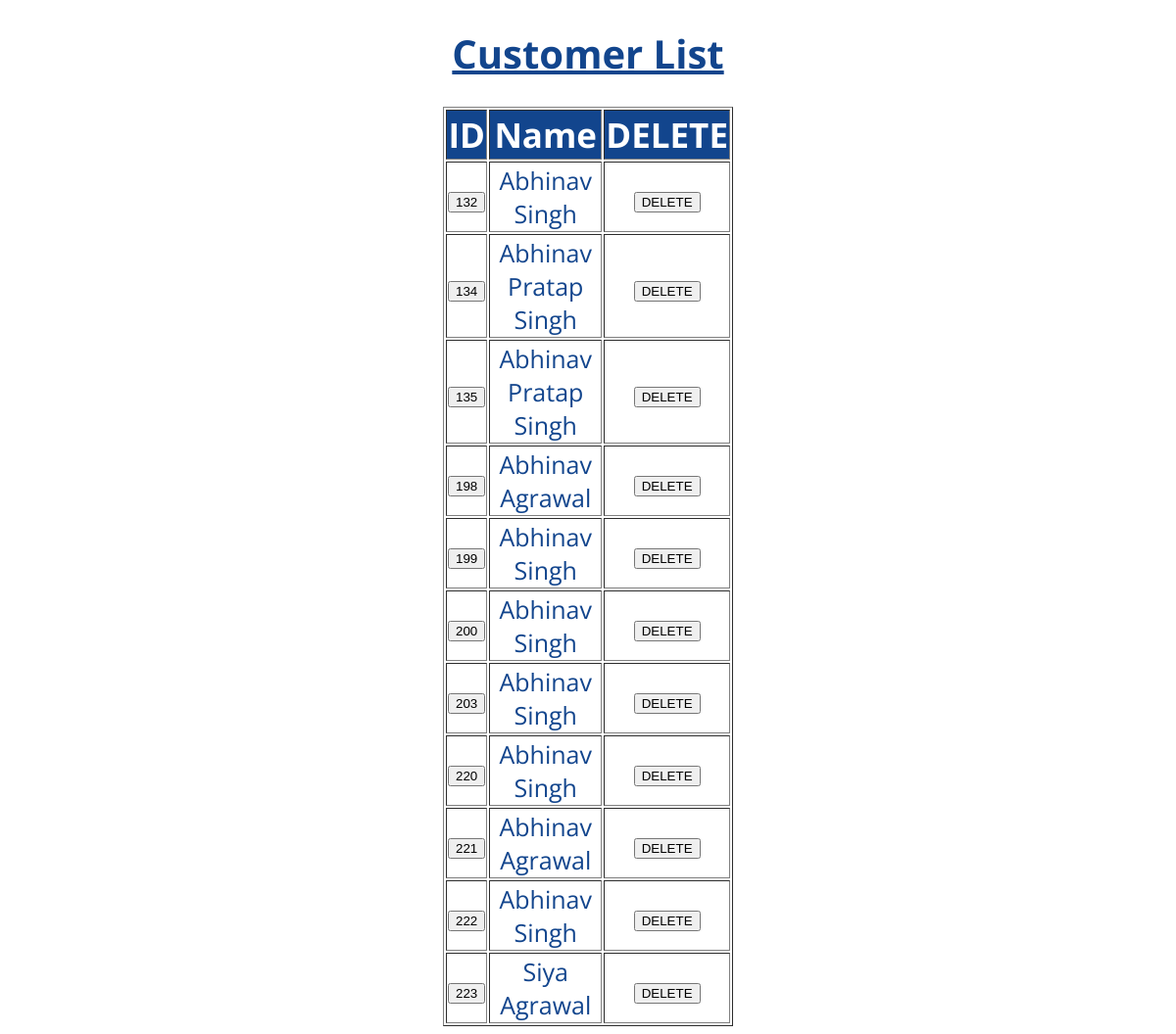
Page /displaylist/ on the committed database.
### bankapp/models.py (models this page shows)
class Account(models.Model):
    prefix=models.CharField(max_length=25,null=True)
    fname=models.CharField(max_length=255)
    mname=models.CharField(max_length=255)
    lname=models.CharField(max_length=255)
    gender=models.CharField(max_length=8,null=True)
    father_name=models.CharField(max_length=255)
    mother_name=models.CharField(max_length=255)
    phone=models.IntegerField()
    day=models.CharField(max_length=255)
    month=models.CharField(max_length=255)
    Year=models.CharField(max_length=255)
    age=models.IntegerField(default=0)
    email=models.CharField(max_length=155)
    add1=models.TextField()
    add2=models.TextField()
    state=models.CharField(max_length=50)
    city=models.CharField(max_length=50)
    pin=models.IntegerField(default=0)
    aadhar=models.IntegerField(default=000000000000)
    pan=models.CharField(max_length=8,null=True)

### bankapp/views.py (the view)
# urls.py: path('displaylist/',views.displaylist,name="displaylist"),
def displaylist(request):
    template=loader.get_template('list.html')
    customers=Account.objects.all().values()
    context={
        'customers':customers
    }
    return HttpResponse(template.render(context,request))

### bankapp/templates/list.html (shortened to what this page needs)
<!DOCTYPE html>
<html lang="en">
<head>
</head>
<body>
    <center>
        <h1>Customer List</h1>
    <table border =1px>
        <tr>
            <th>ID</th>
            <th>Name</th>
            <th>DELETE</th>
        </tr>
        {% for x in customers %}
        <tr>
            <form action="display" method="post" >
            <td><input type="submit" value="{{ x.id }}"></td> </form>
            <td>{{ x.fname}} {{x.mname}} {{ x.lname}}</td><form action="delete" method="post">
            <td><input type="submit" value="DELETE"></td>
        </form>
        </tr>
        {% endfor %}
    </table>
</center>
</body>
</html>

### bankapp/templates/list.html (style rules this page uses)
table { height: 500px;; width: 25%; }
th { background: #12458D; color:white; font-size: 35px; font-family: 'Open Sans', sans-serif; }
td { color:#12458D; font-size: 25px; font-family: 'Open Sans', sans-serif; text-align: center; }
h1 { color: #12458D; font-family:'Open Sans', sans-serif ; font-size: 40px; text-decoration: underline; }

### rows in the picture
Account: id "132", fname "Abhinav", lname "Singh"
Account: id "134", fname "Abhinav", mname "Pratap", lname "Singh"
Account: id "135", fname "Abhinav", mname "Pratap", lname "Singh"
Account: id "198", fname "Abhinav", lname "Agrawal"
Account: id "199", fname "Abhinav", lname "Singh"
Account: id "200", fname "Abhinav", lname "Singh"
Account: id "203", fname "Abhinav", lname "Singh"
Account: id "220", fname "Abhinav", lname "Singh"
Account: id "221", fname "Abhinav", lname "Agrawal"
Account: id "222", fname "Abhinav", lname "Singh"
Account: id "223", fname "Siya", lname "Agrawal"
